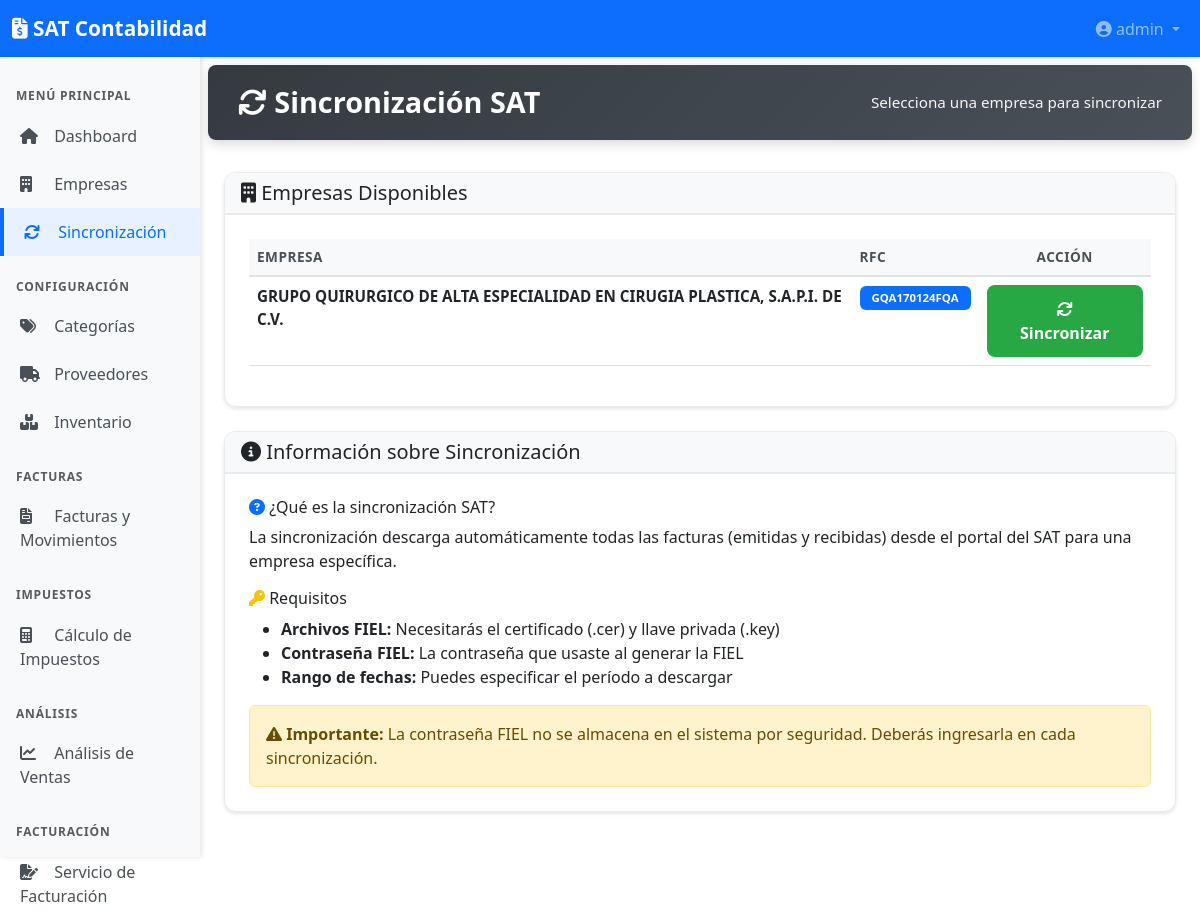
The page /sync (signed in) on the database as committed earlier.
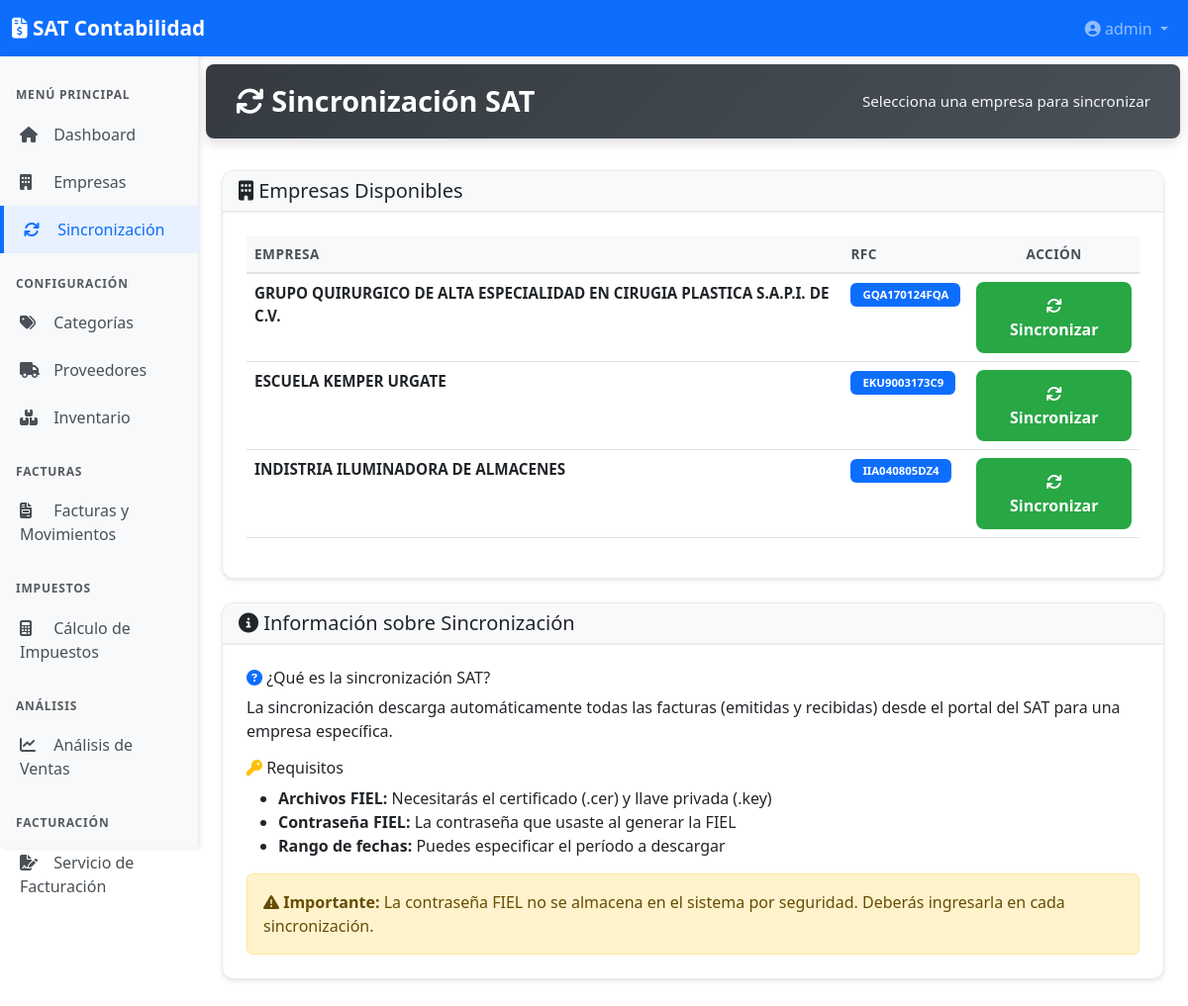
The same page on the database as committed later.
### models.py (models this page shows)
class Company(db.Model):
    id = db.Column(db.Integer, primary_key=True)
    rfc = db.Column(db.String(13), unique=True, nullable=False)
    name = db.Column(db.String(128), nullable=False)
    postal_code = db.Column(db.String(5), nullable=True) # Código Postal (Lugar Expedición)
    logo_path = db.Column(db.String(512), nullable=True)  # Path to company logo
    fiel_cer_path = db.Column(db.String(256), nullable=True)
    fiel_key_path = db.Column(db.String(256), nullable=True)
    fiel_password_enc = db.Column(db.String(256), nullable=True) # Encrypted password
    created_at = db.Column(db.DateTime, default=datetime.utcnow)

### app.py (the view)
    @app.route('/sync')
    @login_required
    def sync_list():
        companies_list = Company.query.all()
        return render_template('sync_list.html', companies=companies_list)

### templates/sync_list.html (shortened to what this page needs)
{% extends "base.html" %}
{% block content %}
<div class="page-header page-header-dark">
    <h1>
        <i class="fas fa-sync"></i> Sincronización SAT
    </h1>
    <div class="user-info">
        Selecciona una empresa para sincronizar
    </div>
</div>
<div class="card">
    <div class="card-header bg-light">
        <h5 class="mb-0"><i class="fas fa-building"></i> Empresas Disponibles</h5>
    </div>
    <div class="card-body">
        {% if companies %}
        <div class="table-responsive">
            <table class="table table-hover">
                <thead>
                    <tr>
                        <th>Empresa</th>
                        <th>RFC</th>
                        <th class="text-center">Acción</th>
                    </tr>
                </thead>
                <tbody>
                    {% for company in companies %}
                    <tr>
                        <td><strong>{{ company.name }}</strong></td>
                        <td><span class="badge bg-primary">{{ company.rfc }}</span></td>
                        <td class="text-center">
                            <a href="/companies/sync/{{ company.id }}" class="btn btn-success">
                                <i class="fas fa-sync"></i> Sincronizar
                            </a>
                        </td>
                    </tr>
                    {% endfor %}
                </tbody>
            </table>
        </div>
        {% else %}
        <div class="alert alert-info text-center" role="alert">
            <i class="fas fa-info-circle"></i> No hay empresas registradas.
            <a href="/companies" class="alert-link">Agrega una empresa</a> primero.
        </div>
        {% endif %}
    </div>
</div>
<div class="card mt-4">
    <div class="card-header bg-light">
        <h5 class="mb-0"><i class="fas fa-info-circle"></i> Información sobre Sincronización</h5>
    </div>
    <div class="card-body">
        <h6><i class="fas fa-question-circle text-primary"></i> ¿Qué es la sincronización SAT?</h6>
        <p>La sincronización descarga automáticamente todas las facturas (emitidas y recibidas) desde el portal del SAT
            para una empresa específica.</p>
        <h6 class="mt-3"><i class="fas fa-key text-warning"></i> Requisitos</h6>
        <ul class="mb-0">
            <li><strong>Archivos FIEL:</strong> Necesitarás el certificado (.cer) y llave privada (.key)</li>
            <li><strong>Contraseña FIEL:</strong> La contraseña que usaste al generar la FIEL</li>
            <li><strong>Rango de fechas:</strong> Puedes especificar el período a descargar</li>
        </ul>
        <div class="alert alert-warning mt-3 mb-0">
            <i class="fas fa-exclamation-triangle"></i> <strong>Importante:</strong> La contraseña FIEL no se almacena
            en el sistema por seguridad. Deberás ingresarla en cada sincronización.
        </div>
    </div>
</div>
{% endblock %}

Rows that differ between the two databases and show on the page:
changed Company "GQA170124FQA": name "GRUPO QUIRURGICO DE ALTA ESPECIALIDAD EN CIRUGIA PLASTICA, S.A.P.I. DE C.V." → "GRUPO QUIRURGICO DE ALTA ESPECIALIDAD EN CIRUGIA PLASTICA S.A.P.I. DE C.V."
added Company: name "ESCUELA KEMPER URGATE", rfc "EKU9003173C9"
added Company: name "INDISTRIA ILUMINADORA DE ALMACENES", rfc "IIA040805DZ4"
